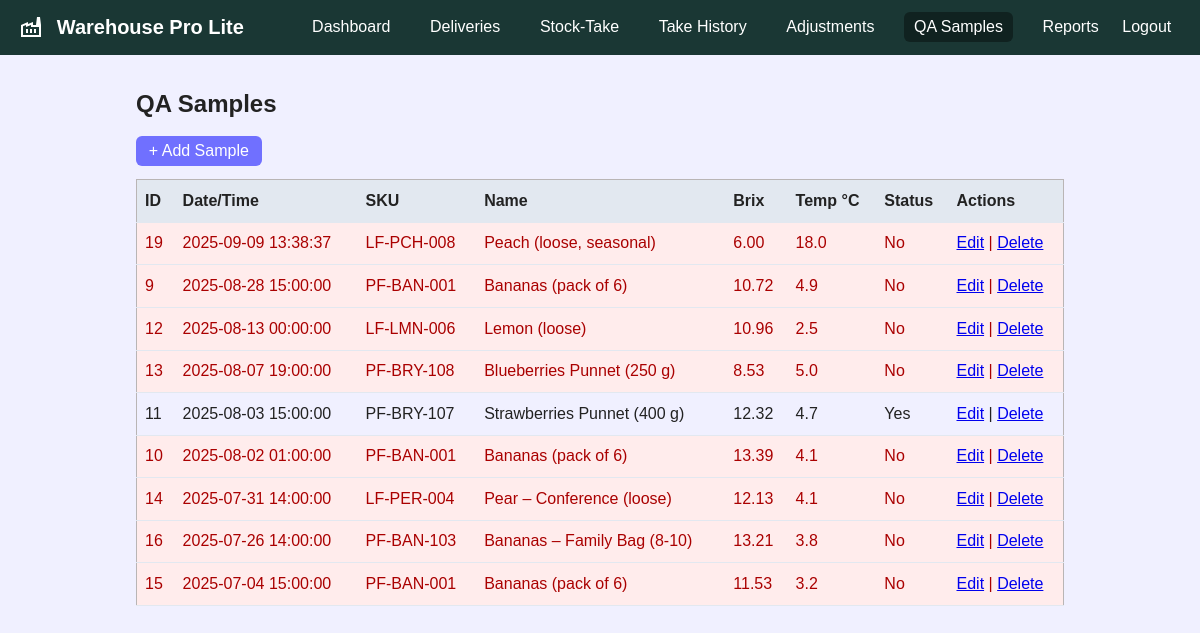
The app's page /WarehouseProLite/qa_samples.php with its own data.
### tables this page shows
CREATE TABLE `qa_samples` (
  `id` int(11) NOT NULL AUTO_INCREMENT,
  `product_id` int(11) DEFAULT NULL,
  `sample_time` datetime NOT NULL,
  `brix` decimal(4,2) DEFAULT NULL,
  `temperature` decimal(4,1) DEFAULT NULL,
  `passed` enum('yes','no','pending') DEFAULT 'pending',
  `tech_id` int(11) DEFAULT NULL,
  `note` text DEFAULT NULL,
  `is_active` TINYINT(1) NOT NULL DEFAULT 1,
  PRIMARY KEY (`id`),
  KEY `product_id` (`product_id`),
  KEY `tech_id` (`tech_id`),
  CONSTRAINT `qa_samples_ibfk_1` FOREIGN KEY (`product_id`) REFERENCES `products` (`id`),
  CONSTRAINT `qa_samples_ibfk_2` FOREIGN KEY (`tech_id`) REFERENCES `users` (`id`)
);

CREATE TABLE `products` (
  `id` int(11) NOT NULL AUTO_INCREMENT,
  `sku` varchar(30) NOT NULL,
  `name` varchar(100) NOT NULL,
  `category_id` int(11) DEFAULT NULL,
  `price` decimal(10,2) NOT NULL,
  `stock` int(11) NOT NULL DEFAULT 0,
  `is_active` TINYINT(1) NOT NULL DEFAULT 1,
  `country` VARCHAR(50) NOT NULL,
  `class` VARCHAR(10) NOT NULL,
  `pack_uom` VARCHAR(10) NOT NULL,
  `default_pack_weight` DECIMAL(7,3) DEFAULT NULL,
  `best_before_days` INT(4) NOT NULL,
  `lot_prefix` VARCHAR(10) NOT NULL,
  PRIMARY KEY (`id`),
  KEY `category_id` (`category_id`),
  CONSTRAINT `products_ibfk_1` FOREIGN KEY (`category_id`) REFERENCES `categories` (`id`)
);

### WarehouseProLite/qa_samples.php (the view, shortened to what this page needs)
<?php
include 'includes/db.php';
include 'includes/header.php';
$samples = mysqli_query($conn, "SELECT q.id,
           q.sample_time,
           p.sku,
           p.name,
           q.brix,
           q.temperature,
           q.passed
    FROM qa_samples q
    JOIN products p ON p.id = q.product_id
    ORDER BY q.sample_time DESC
");
?>
<h2>QA Samples</h2>
<p><a href="qa_add.php" class="btn">+ Add Sample</a></p>
<table>
  <thead>
    <tr>
      <th>ID</th><th>Date/Time</th><th>SKU</th><th>Name</th>
      <th>Brix</th><th>Temp&nbsp;°C</th><th>Status</th><th>Actions</th>
    </tr>
  </thead>
  <tbody>
  <?php if (mysqli_num_rows($samples) === 0): ?>
      <tr><td colspan="8">No QA samples recorded.</td></tr>
  <?php else: while ($r = mysqli_fetch_assoc($samples)): ?>
      <?php
        $rowStyle = ($r['passed'] === 'no') ? "style='background:#ffecec;color:#a00;'" : "";
        $status   = ucfirst($r['passed']);
      ?>
      <tr <?php echo $rowStyle; ?>>
        <td><?php echo $r['id']; ?></td>
        <td><?php echo $r['sample_time']; ?></td>
        <td><?php echo $r['sku']; ?></td>
        <td><?php echo htmlspecialchars($r['name']); ?></td>
        <td><?php echo $r['brix']; ?></td>
        <td><?php echo $r['temperature']; ?></td>
        <td><?php echo $status; ?></td>
        <td>
          <a href="qa_edit.php?id=<?php echo $r['id']; ?>">Edit</a> |
          <a href="qa_delete.php?id=<?php echo $r['id']; ?>"
             onclick="return confirm('Delete this QA sample?');">Delete</a>
        </td>
      </tr>
  <?php endwhile; endif; ?>
  </tbody>
</table>
<?php include 'includes/footer.php'; ?>

### css/style.css (style rules this page uses)
:root { --primary: #1a3734; --primary-dark: #102220; --secondary: #7070ff; --background: #f0f0ff; --card: #ffffff; --border: #b9b5b5; --btn-secondary: #325730; --gray: #e2e8f0; --text: #222; --text-light: #fff; --radius: 6px; }
* { box-sizing: border-box; }
body { margin: 0; font-family: Cabin, Arial, Helvetica, sans-serif; background: var(--background); color: var(--text); line-height: 1.4; }
table { width: 100%; border-collapse: collapse; margin-bottom: 1.5rem; border: 1px solid var(--border) }
th, td { padding: .6rem .5rem; border-bottom: 1px solid var(--gray); text-align: left; }
th { background: var(--gray); font-weight: 600; }
tr:nth-child(even) { background: #f9fbfc; }
.btn { background: var(--secondary); color: var(--text-light); padding: .4rem .8rem; border-radius: var(--radius); text-decoration: none; }

### records on screen
qa_samples: id "19", sample_time "2025-09-09 13:38:37", product.sku "LF-PCH-008", product.name "Peach (loose, seasonal)", brix "6.00", temperature "18.0", passed "No"
qa_samples: id "9", sample_time "2025-08-28 15:00:00", product.sku "PF-BAN-001", product.name "Bananas (pack of 6)", brix "10.72", temperature "4.9", passed "No"
qa_samples: id "12", sample_time "2025-08-13 00:00:00", product.sku "LF-LMN-006", product.name "Lemon (loose)", brix "10.96", temperature "2.5", passed "No"
qa_samples: id "13", sample_time "2025-08-07 19:00:00", product.sku "PF-BRY-108", product.name "Blueberries Punnet (250 g)", brix "8.53", temperature "5.0", passed "No"
qa_samples: id "11", sample_time "2025-08-03 15:00:00", product.sku "PF-BRY-107", product.name "Strawberries Punnet (400 g)", brix "12.32", temperature "4.7", passed "Yes"
qa_samples: id "10", sample_time "2025-08-02 01:00:00", product.sku "PF-BAN-001", product.name "Bananas (pack of 6)", brix "13.39", temperature "4.1", passed "No"
qa_samples: id "14", sample_time "2025-07-31 14:00:00", product.sku "LF-PER-004", product.name "Pear – Conference (loose)", brix "12.13", temperature "4.1", passed "No"
qa_samples: id "16", sample_time "2025-07-26 14:00:00", product.sku "PF-BAN-103", product.name "Bananas – Family Bag (8-10)", brix "13.21", temperature "3.8", passed "No"
qa_samples: id "15", sample_time "2025-07-04 15:00:00", product.sku "PF-BAN-001", product.name "Bananas (pack of 6)", brix "11.53", temperature "3.2", passed "No"
